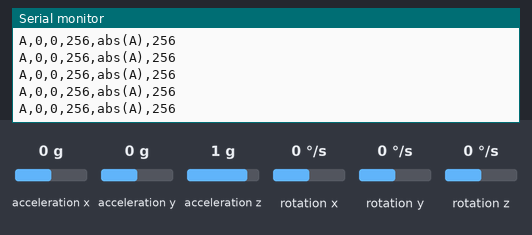
This sketch was run on a simulated Arduino Uno, built with avr-gcc and run on an emulated ATmega328P. On the bench: the last lines printed to the serial monitor. Wiring (inferred from the names in the program): ADXL345 accelerometer at I2C address 0x53; ITG-3200 gyroscope at I2C address 0x68. Inputs (shaded band) come from the test bench; at power-on: acceleration x 0 g, acceleration y 0 g, acceleration z 1 g, rotation x 0 °/s, rotation y 0 °/s, rotation z 0 °/s.

Above: at 1.2 s.
1.3 s: acceleration x set to -1.4 g
At 1.8 s:
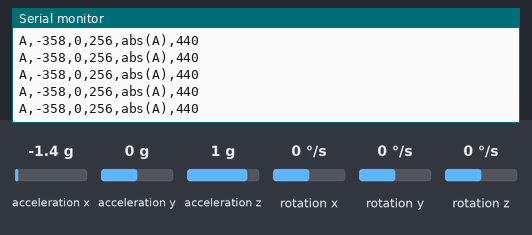
4.3 s: acceleration y set to 0.8 g
At 4.8 s:
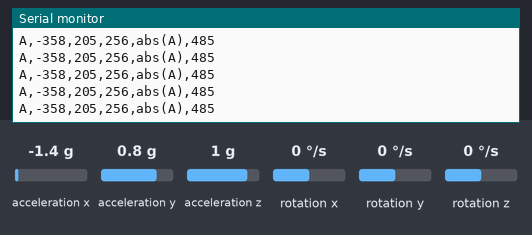
7.3 s: acceleration z set to -1.4 g
At 8.2 s:
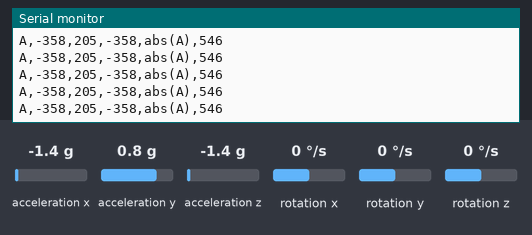
10.3 s: acceleration x set to 0 g
At 10.8 s:
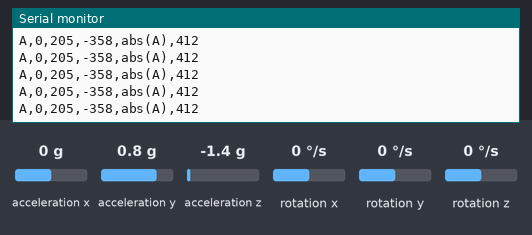
13.3 s: acceleration x set to -0.8 g
At 14.1 s:
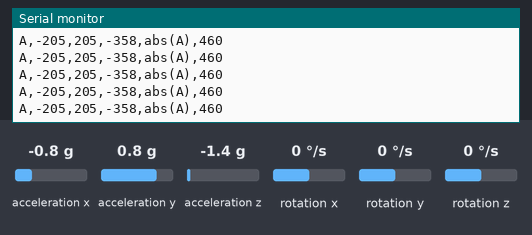
Timing chart, 0 to 16.3 s (numbered marks = the images above; inputs shaded):
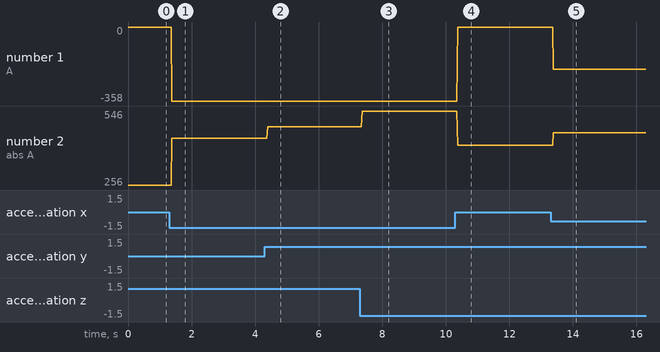

The sketch:

gyrotest.ino
```cpp
// Reading 9DOF sensor stick from Sparkfun's
// https://www.sparkfun.com/products/10724
// Used to provide orientation of the chassis and pressure
// on leg sensors built around Sparkfun's
// https://www.sparkfun.com/products/9375

// Thanks to Sparkfun for the support

#include <Wire.h>

#define GYROADDR 0x68
//#define COMPASSADDR 0x1e
#define ACCELADDR 0x53

union XYZBuffer {
  struct {
    short x,y,z;
  } value;
  byte buff[6];
};

void changeEndian(union XYZBuffer *xyz) {
  for (int i=0;i<6;i+=2) {
    byte t=xyz->buff[i];
    xyz->buff[i]=xyz->buff[i+1];
    xyz->buff[i+1]=t;
  }
}

// Generically useful reading into a union type
void readXYZ(int device,union XYZBuffer *xyz) {
  Wire.requestFrom(device, 6);
  long start=millis();
  while (!Wire.available() && (millis()-start)<100);
  if (millis()-start<100) {
    for (int i=0;i<6;i++)
      xyz->buff[i]=Wire.read();
  }
}

void setupAccel(int device) {
  // Check ID to see if we are communicating
  Wire.beginTransmission(device);
  Wire.write(0x00); // One Reading
  Wire.endTransmission();
  Wire.requestFrom(device,1);
  while (!Wire.available());
  byte ch=Wire.read();
  //Serial.print("Accel id is 0x");
  //Serial.println(ch,HEX);
  // Should output E5

  // https://www.sparkfun.com/datasheets/Sensors/Accelerometer/ADXL345.pdf
  // Page 16
  Wire.beginTransmission(device);
  Wire.write(0x2d);
  Wire.write(0x08);
  Wire.endTransmission();
  Wire.beginTransmission(device);
  Wire.write(0x38);
  //Wire.write(0x84); // FIFO causes delay
  Wire.write(0x00); // No FIFO delay

  Wire.endTransmission();

}
void readAccel(int device,union XYZBuffer *xyz) {
  Wire.beginTransmission(device);
  Wire.write(0x32); // One Reading
  Wire.endTransmission();
  readXYZ(device,xyz);
}
 /*
void setupCompass(int device) {
  // Check ID to see if we are communicating
  Serial.print("Compass id is ");
  Wire.beginTransmission(device);
  Wire.write(10); // One Reading
  Wire.endTransmission();
  Wire.requestFrom(device,2);
  while (!Wire.available());
  char ch=Wire.read();
  Serial.print(ch);
  ch=Wire.read();
  Serial.println(ch);
  // Should output H4

// Page 18
// at https://dlnmh9ip6v2uc.cloudfront.net/datasheets/Sensors/Magneto/HMC5883L-FDS.pdf
  Wire.beginTransmission(device);
  Wire.write(0x00); Wire.write(0x70);
  Wire.endTransmission();
  Wire.beginTransmission(device);
  Wire.write(0x01); Wire.write(0xA0);
  Wire.endTransmission();
  Wire.beginTransmission(device);
  Wire.write(0x02); Wire.write(0x00); //  Reading
  Wire.endTransmission();
  delay(6);
}
void readCompass(int device,union XYZBuffer *xyz) {
  readXYZ(device,xyz);
  changeEndian(xyz);
  Wire.beginTransmission(device);
  Wire.write(0x03);
  Wire.endTransmission();
}
 */
void setupGyro(int device) {
  // Check ID to see if we are communicating
  Wire.beginTransmission(device);
  Wire.write(0x00); // One Reading
  Wire.endTransmission();
  Wire.requestFrom(device,1);
  while (!Wire.available());
  byte ch=Wire.read();
  //Serial.print("Gyro id is 0x");
  //Serial.println(ch,HEX);
  // Should output 69
}
void readGyro(int device,union XYZBuffer *xyz) {
  // https://www.sparkfun.com/datasheets/Sensors/Gyro/PS-ITG-3200-00-01.4.pdf
  // page 20
  Wire.beginTransmission(device);
  Wire.write(0x1d);
  Wire.endTransmission();
  readXYZ(device,xyz);
  changeEndian(xyz);
}

void pad(int width,int number) {
  int n=abs(number);
  int w=width;
  if (number<0) w--;
  while (n>0) {
    w--;
    n/=10;
  }
  if (number==0) w--;
  for (int i=0;i<w;i++) Serial.print(' ');
}

void output(union XYZBuffer xyz) {
//  pad(6,xyz.value.x);
  Serial.print(xyz.value.x);
  Serial.print(',');
//  pad(6,xyz.value.y);
  Serial.print(xyz.value.y);
  Serial.print(',');
//  pad(6,xyz.value.z);
  Serial.print(xyz.value.z);
}

void setup()
{
  Serial.begin(9600);  // start serial for output
  Wire.begin();        // join i2c bus (address optional for master)
  //setupCompass(COMPASSADDR);
  setupAccel(ACCELADDR);
  setupGyro(GYROADDR);
}

void loop()
{
  union XYZBuffer gyro,accel;
  /*
  int l1,l2,l3,l4;
  l1=analogRead(0);
  l2=analogRead(1);
  l3=analogRead(2);
  l4=analogRead(3);
  */
  readAccel(ACCELADDR,&accel);
  //readCompass(COMPASSADDR,&compass);
  readGyro(GYROADDR,&gyro);
  Serial.print("A,");
  output(accel);
  Serial.print(",abs(A),");
  int absA = sqrt(pow(accel.value.x, 2) + pow(accel.value.y, 2) + pow(accel.value.z, 2));
  Serial.print(absA);
  //Serial.print(",C,");
  //output(compass);
  //Serial.print(",G,");
  //output(gyro);
  int absG = sqrt(pow(gyro.value.x, 2) + pow(gyro.value.y, 2) + pow(gyro.value.z, 2));
  //Serial.print(",abs(G),");
  //Serial.print(absG);
  /*
  Serial.print(",L,");
  Serial.print(l1);
  Serial.print(",");
  Serial.print(l2);
  Serial.print(",");
  Serial.print(l3);
  Serial.print(",");
  Serial.print(l4);
  */
  Serial.println();
}
```

Measured:
- after the input at 1.3 s, the serial monitor: prints a new line after 0.08 s (image 1)
- after the input at 4.3 s, the serial monitor: prints a new line after 0.09 s (image 2)
- after the input at 7.3 s, the serial monitor: prints a new line after 0.07 s (image 3)
- after the input at 10.3 s, the serial monitor: prints a new line after 0.07 s (image 4)
- after the input at 13.3 s, the serial monitor: prints a new line after 0.08 s (image 5)
- plotted number 1: 0 → -358 after the input at 1.3 s, -358 → 0 after the input at 10.3 s, 0 → -205 after the input at 13.3 s
- plotted number 2: 256 → 440 after the input at 1.3 s, 440 → 485 after the input at 4.3 s, 485 → 546 after the input at 7.3 s, 546 → 412 after the input at 10.3 s, 412 → 460 after the input at 13.3 s
